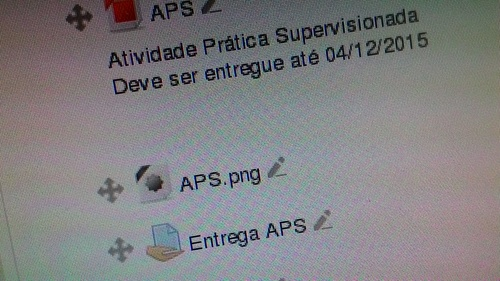
%> input picture Projeto/imagem.jpg, 500 x 281 px, shrunk from 1600 x 900 before the run
$ octave projeto.m   (GNU Octave 9; MATLAB toolbox functions it lacks are replaced by stand-ins)
%> lines starting %> are read from the running program, lines starting %| are printed output that depends on the picture
pkg load image;

# abrir a imagem
imagemEntrada = imread('imagem.jpg');
%> imagemEntrada is the input picture: size 281x500x3 uint8; mean R, G, B 128.7, 127.8, 130

# rgb para hsv
imagemConvertida = im2double(rgb2hsv(imagemEntrada));
%> imagemConvertida: size 281x500x3 double; mean H, S, V 0.523, 0.11, 0.532

# restrinjo a imagem
imagem = imagemConvertida(:,:,3);
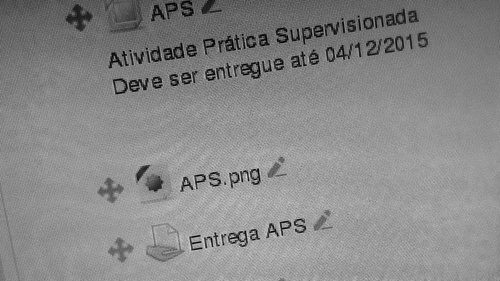
%> imagem: size 281x500 double; min 0, max 0.878, mean 0.532

# tamanho da imagem
[M, N] = size(imagem);
%> M = 281; N = 500
P = 2*M;
%> P = 562
Q = 2*N;
%> Q = 1000

# transformada de fourier
imagemRapidaFourier = fft2(imagem, P, Q);
imagemRapidaFourier = fftshift(imagemRapidaFourier);
espectro = uint8(abs(imagemRapidaFourier));
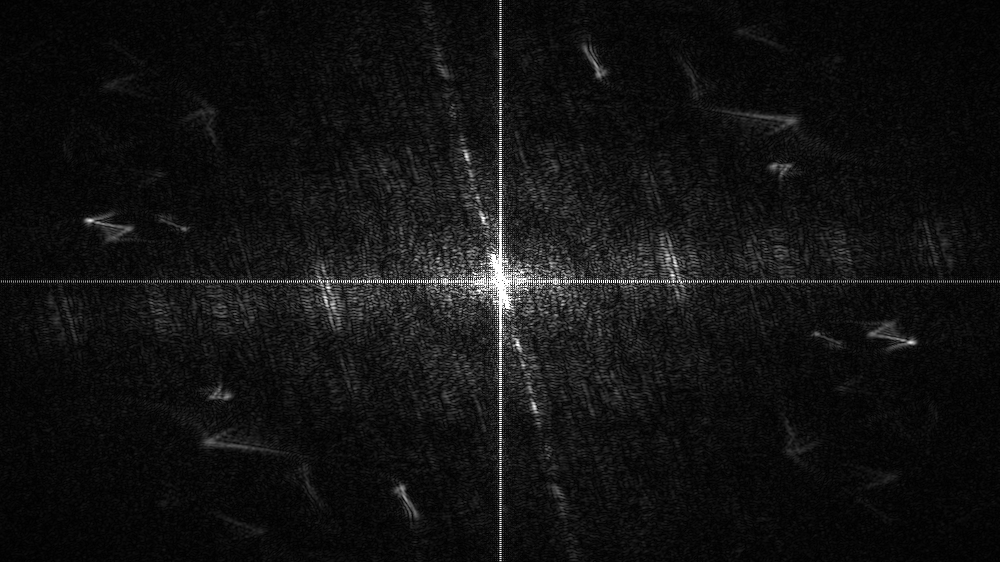
%> espectro: size 562x1000 uint8; min 0, max 255, mean 17.7

## para livrar o codigo de executar o filtro toda vez, salvei o resultado dessa
## intera玢o como a imagem 'filtro.png', para usar novamente
#d0 = 175;
#filtro = zeros(P, Q);

#for u = 1:P
#  for v = 1:Q
#    Duv = (((u - P/2)^2) + ((v - Q/2)^2))^(1/2);
#    filtro(u, v) = e ^ ((-Duv^2)/(2*(d0^2)));
#  endfor
#endfor

# filtro de passa baixa
filtro = imread('filtro.png');
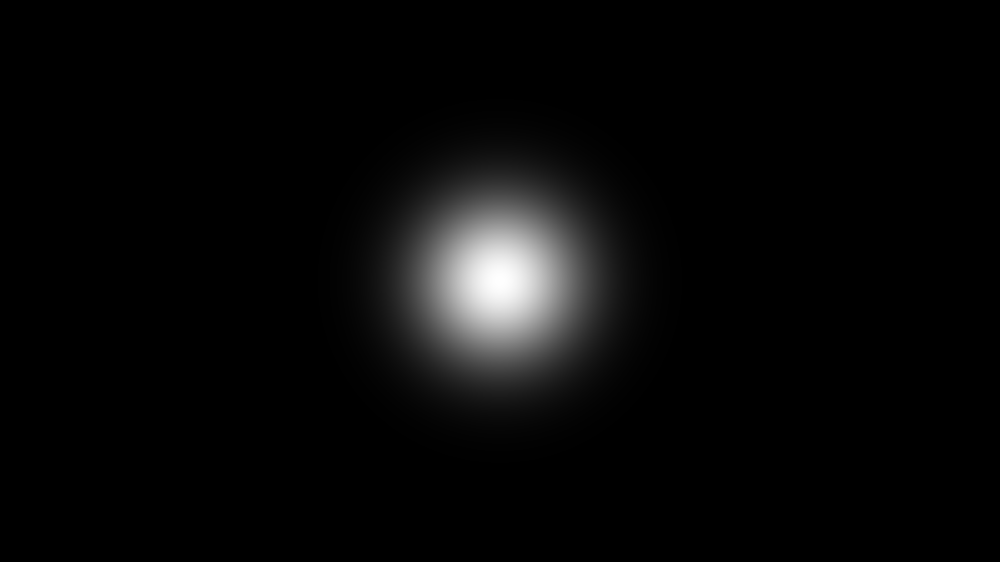
%> input picture Projeto/filtro.png, 1000 x 562 px, shrunk from 3200 x 1800 before the run
%> filtro is the input picture: size 562x1000 uint16; min 0, max 65533, mean 2189.3
filtro = im2double(filtro);
%> filtro: size 562x1000 double

# multiplica玢o do filtro com a transformacao rapida de Fourier
imagemFiltro = imagemRapidaFourier .* filtro;
imagemFiltro = fftshift(imagemFiltro);
imagemFiltro = ifft2(imagemFiltro);
imagemFiltro = real(imagemFiltro);
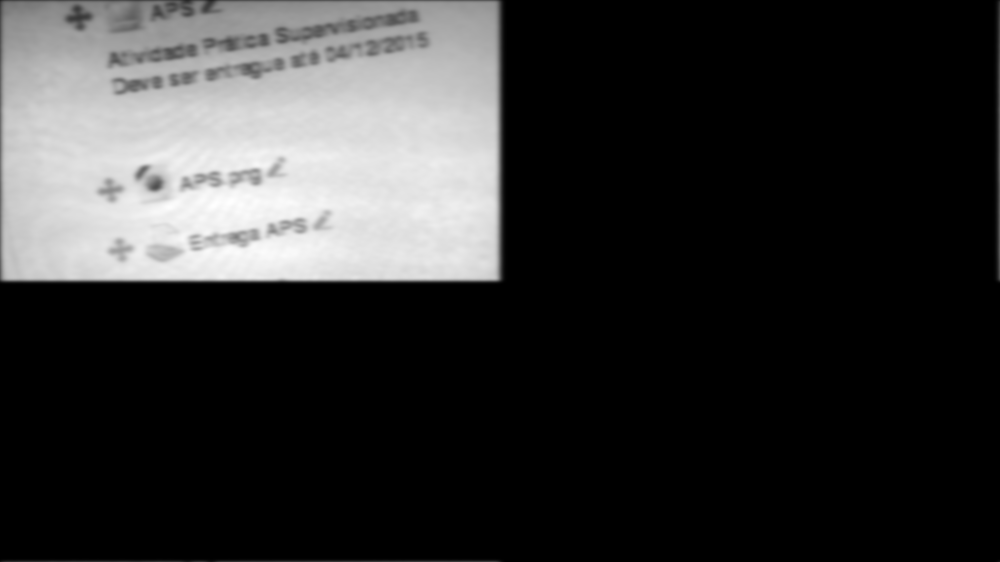
%> imagemFiltro: size 562x1000 double; min -0.000191, max 0.681, mean 0.133; drawn with min black and max white

# mostra apenas a parte superior esquerda
imagemFinal = zeros(M, N);
imagemFinal = imagemFiltro(1:M, 1:N);
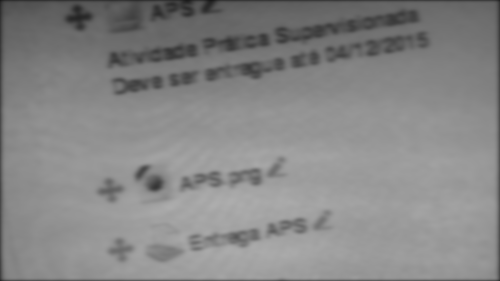
%> imagemFinal: size 281x500 double; min 0.0964, max 0.681, mean 0.528

# imagem recebe o resultado
imagemConvertida(:,:,3) = imagemFinal;
%> imagemConvertida: size 281x500x3 double; mean H, S, V 0.523, 0.11, 0.528
imagemConvertida = hsv2rgb(imagemConvertida);
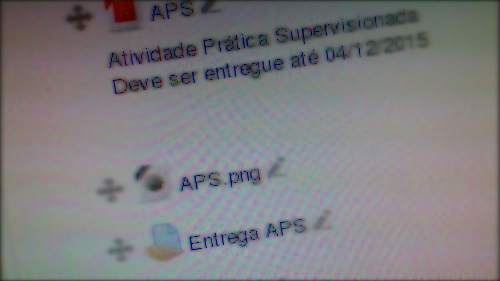
%> imagemConvertida: size 281x500x3 double; mean R, G, B 0.498, 0.495, 0.505

# ajuste RGB para melhor contraste
imagemConvertida = imadjust(imagemConvertida,[.03 .03 .03; .85 .9 .7],[]);
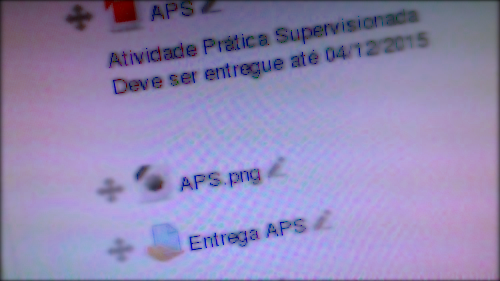
%> imagemConvertida: size 281x500x3 double; mean R, G, B 0.571, 0.534, 0.71

# salvo a imagem
imwrite(imagemConvertida, 'resultado.png');

figure(1);
imshow(imagemConvertida);
title('Resultado final.');
